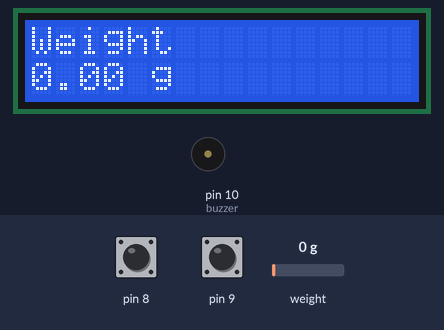
This sketch was run on a simulated Arduino Nano, built with avr-gcc and run on an emulated ATmega328P. Parts: 16×2 character LCD, buzzer (waves = sounding). Inputs (shaded band) come from the test bench; at power-on: pin 9 HIGH, weight on the scale 0 g, pin 8 HIGH. EEPROM starts erased.

Above: at 5.2 s.
5.3 s: pin 9 pulled LOW for 1.2 s
At 7.1 s:
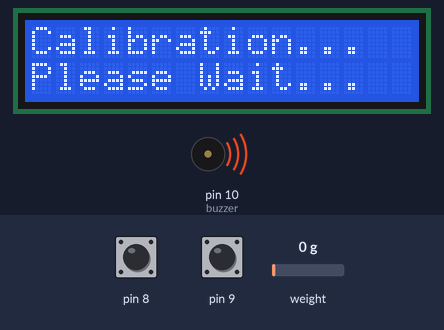
14.9 s: weight on the scale set to 1250 g
At 18.7 s:
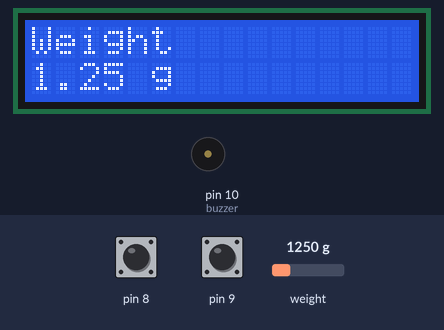
19.0 s: weight on the scale set to 50 g
At 20.6 s:
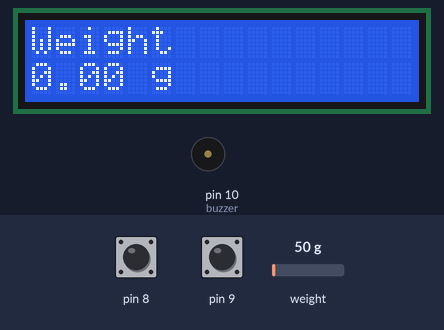
21.0 s: pin 8 pulled LOW for 1.2 s
At 22.8 s:
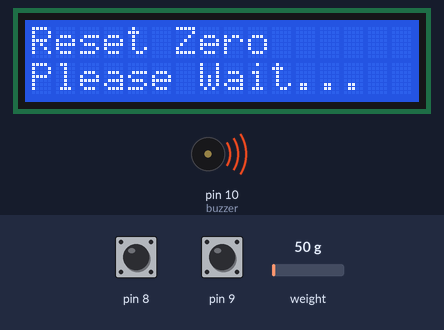
Timing chart, 0 to 27.1 s (numbered marks = the images above; inputs shaded):
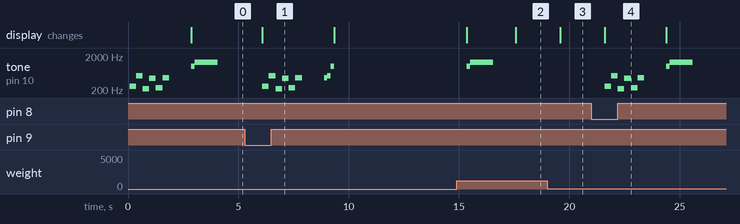

The sketch:

weighing_machine.ino
```cpp
/*************************************
* This code is written by Andrii Valchuk
* GitHub: https://github.com/AndriiVal
*
*
* Microcontroller: ATmega328P (Old)
* Dev board:       Arduino nano
* LCD 1602
* HX711
*************************************/

#include "HX711.h"
#include <LiquidCrystal.h>
#include <EEPROM.h>

/*
 The circuit:
 --- LCD ---
 * LCD RS pin to digital pin 12
 * LCD Enable pin to digital pin 11
 * LCD D4 pin to digital pin 5
 * LCD D5 pin to digital pin 4
 * LCD D6 pin to digital pin 3
 * LCD D7 pin to digital pin 2
 * LCD R/W pin to ground
 * LCD VSS pin to ground
 * LCD VCC(VDD) pin to 5V
 * LCD A pin to 5V
 * LCD K pin to ground
 * 10K resistor:
   ends to +5V and ground
   wiper to LCD VO pin (pin 3)
 --- HX711 ---
 *DOUT (DT) pin to digital pin 7
 *CLK (SCK) pin to digital pin 6
 --- Buzzer to digital pin 10 and ground
 --- Button1 zeroing to digital pin 8 and ground
 --- Button2 calibration to digital pin 9 and ground
 --- Load cell connections with HX711 module ---
 * RED Wire is connected to E+
 * BLACK Wire is connected to E-
 * WHITE Wire is connected to A-
 * GREEN/BLUE Wire is connected to A+
*/

const int DOUT = 7; //DT
const int CLK = 6; //SCK
const int rs = 12, en = 11, d4 = 5, d5 = 4, d6 = 3, d7 = 2;
const int buzzer = 10;
boolean butt_flag1 = 0;
boolean butt1;
boolean butt_flag2 = 0;
boolean butt2;
unsigned long last_press;
int mario[] = {261, 523, 220, 440, 233, 466};
HX711 scale;
LiquidCrystal lcd(rs, en, d4, d5, d6, d7);
float myScale = 0;
float oldScale = 0;
int address = 0;
float myRatio;

void zeroing() {
  lcd.clear();
  lcd.print("Reset Zero");
  lcd.setCursor(0,1);
  lcd.print("Please Wait...");
  for (int n = 0; n < 6; n++){
    tone(buzzer, mario[n]);
    delay(300);
  }
  noTone(buzzer);
  scale.power_up();
  scale.tare();
  scale.power_down();
  lcd.clear();
  lcd.print("Weight");
  lcd.setCursor(0,1);
  lcd.print("0.00 g");
  tone(buzzer, 988);
  delay(150);
  tone(buzzer, 1318);
  delay(1050);
  noTone(buzzer);
}

void calibration(){
  lcd.clear();
  lcd.print("Calibration...");
  lcd.setCursor(0,1);
  lcd.print("Please Wait...");
  for (int n = 0; n < 6; n++){
    tone(buzzer, mario[n]);
    delay(300);
  }
  noTone(buzzer);
  scale.power_up();
  scale.set_scale();
  scale.tare();
  tone(buzzer, 466);
  delay(150);
  tone(buzzer, 523);
  delay(150);
  tone(buzzer, 988);
  delay(150);
  noTone(buzzer);
  lcd.clear();
  lcd.print("Ready");
  lcd.setCursor(0,1);
  lcd.print("Put 100g & wait");
  delay(5000);
  myScale = scale.get_units(10);
  myRatio = myScale/100.0;         // can put here your calibrating weight / тут можна замініити калібруючу вагу на іншу в грамах
  scale.set_scale(myRatio);
  scale.power_down();
  EEPROM.put(address, myRatio);
  lcd.clear();
  lcd.print("Set scale: ");
  lcd.setCursor(0, 1);
  lcd.print(myRatio);
  tone(buzzer, 988);
  delay(150);
  tone(buzzer, 1318);
  delay(1050);
  noTone(buzzer);
}

void setup(){
  pinMode(8, INPUT_PULLUP);
  pinMode(9, INPUT_PULLUP);
  lcd.begin(16,2);
  scale.begin(DOUT, CLK);
  scale.set_scale(EEPROM.get(address, myRatio));
  zeroing();
}

void loop() {
  scale.power_up();
  myScale = scale.get_units(10);
  lcd.clear();
  lcd.print("Weight");
  lcd.setCursor(0,1);
  if (myScale > 0.5){
    if (abs(myScale - oldScale) > 0.5){
      lcd.print(myScale);
      lcd.print(" g            ");
      oldScale = myScale;
    }
    else
      lcd.print(oldScale);
      lcd.print(" g            ");
  }
  else
    lcd.print("0.00 g            ");
  scale.power_down();

  butt1 = !digitalRead(8);
  if (butt1 == 1 && butt_flag1 == 0 && millis() - last_press > 100) {
    butt_flag1 = 1;
    last_press = millis();
    zeroing();
  }
  if (butt1 == 0 && butt_flag1 == 1) {
    butt_flag1 = 0;
  }

  butt2 = !digitalRead(9);
  if (butt2 == 1 && butt_flag2 == 0 && millis() - last_press > 100) {
    butt_flag2 = 1;
    last_press = millis();
    calibration();
  }
  if (butt2 == 0 && butt_flag2 == 1) {
    butt_flag2 = 0;
  }
}
```

Measured:
- after the input at 5.3 s, tone on pin 10 (buzzer): plays 261 Hz for 0.30 s, 523 Hz for 0.30 s, 220 Hz for 0.30 s, 440 Hz for 0.30 s, 233 Hz for 0.30 s, 466 Hz for 0.30 s … (9 notes in this stretch), starting after 0.79 s; the display: changes after 0.79 s (image 1)
- after the input at 19.0 s, the display: changes after 0.58 s (image 3)
- after the input at 21.0 s, tone on pin 10 (buzzer): plays 261 Hz for 0.30 s, 523 Hz for 0.30 s, 220 Hz for 0.30 s, 440 Hz for 0.30 s, 233 Hz for 0.30 s, 466 Hz for 0.30 s … (8 notes in this stretch), starting after 0.60 s; the display: changes after 0.60 s (image 4)
